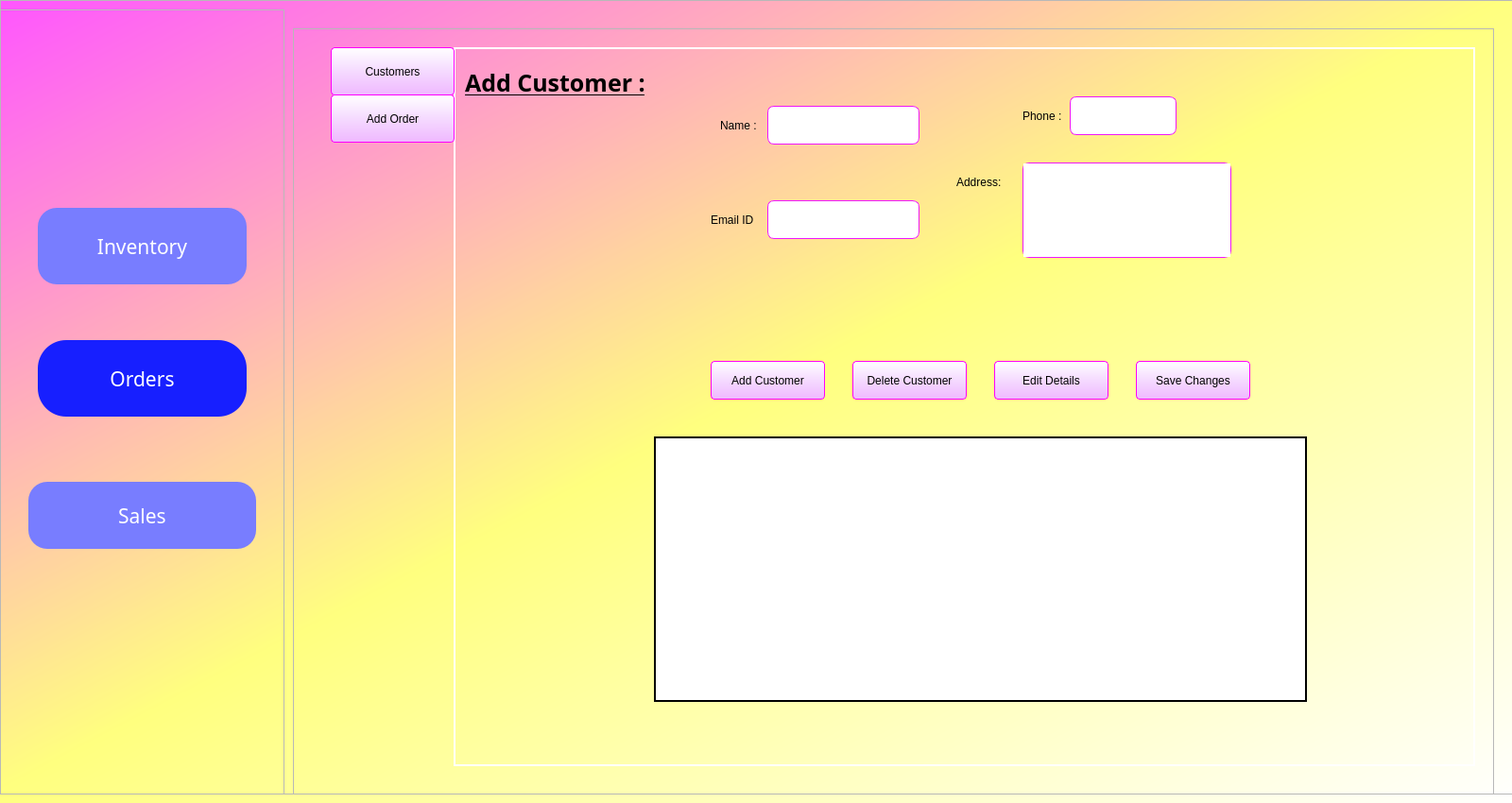
<?xml version="1.0" encoding="UTF-8"?>
<ui version="4.0">
 <class>mainPage2</class>
 <widget class="QDialog" name="mainPage2">
  <property name="geometry">
   <rect>
    <x>0</x>
    <y>0</y>
    <width>1600</width>
    <height>850</height>
   </rect>
  </property>
  <property name="minimumSize">
   <size>
    <width>1350</width>
    <height>700</height>
   </size>
  </property>
  <property name="windowTitle">
   <string>Dialog</string>
  </property>
  <property name="styleSheet">
   <string notr="true">QDialog#mainPage2{
background-color:qlineargradient(spread:pad, x1:0, y1:0, x2:1, y2:1, stop:0 rgba(255, 85, 255, 255), stop:0.492537 rgba(255, 255, 127, 255), stop:1 rgba(255, 255, 255, 255));}</string>
  </property>
  <widget class="QFrame" name="frame">
   <property name="geometry">
    <rect>
     <x>0</x>
     <y>0</y>
     <width>1601</width>
     <height>841</height>
    </rect>
   </property>
   <property name="frameShape">
    <enum>QFrame::StyledPanel</enum>
   </property>
   <property name="frameShadow">
    <enum>QFrame::Raised</enum>
   </property>
   <widget class="QFrame" name="frame_2">
    <property name="enabled">
     <bool>true</bool>
    </property>
    <property name="geometry">
     <rect>
      <x>0</x>
      <y>10</y>
      <width>301</width>
      <height>841</height>
     </rect>
    </property>
    <property name="styleSheet">
     <string notr="true"/>
    </property>
    <property name="frameShape">
     <enum>QFrame::StyledPanel</enum>
    </property>
    <property name="frameShadow">
     <enum>QFrame::Raised</enum>
    </property>
    <widget class="QPushButton" name="invBtn">
     <property name="enabled">
      <bool>true</bool>
     </property>
     <property name="geometry">
      <rect>
       <x>40</x>
       <y>210</y>
       <width>221</width>
       <height>81</height>
      </rect>
     </property>
     <property name="font">
      <font>
       <family>Bauhaus 93</family>
       <pointsize>16</pointsize>
      </font>
     </property>
     <property name="styleSheet">
      <string notr="true">QPushButton{
color:#ffffff;
background-color:#787dff;
border-radius:20px;}

QPushButton::hover{
border:3px solid black;
}
</string>
     </property>
     <property name="text">
      <string>Inventory</string>
     </property>
    </widget>
    <widget class="QPushButton" name="orderBtn">
     <property name="enabled">
      <bool>true</bool>
     </property>
     <property name="geometry">
      <rect>
       <x>40</x>
       <y>350</y>
       <width>221</width>
       <height>81</height>
      </rect>
     </property>
     <property name="font">
      <font>
       <family>Bauhaus 93</family>
       <pointsize>16</pointsize>
      </font>
     </property>
     <property name="styleSheet">
      <string notr="true">QPushButton{
color:#ffffff;
background-color:#787dff;
border-radius:20px;}

QPushButton::hover{
border:3px solid black;
}
QPushButton::enabled{
background-color:#171fff;
border-radius:30px;
}</string>
     </property>
     <property name="text">
      <string>Orders</string>
     </property>
    </widget>
    <widget class="QPushButton" name="salesBtn">
     <property name="enabled">
      <bool>true</bool>
     </property>
     <property name="geometry">
      <rect>
       <x>30</x>
       <y>500</y>
       <width>241</width>
       <height>71</height>
      </rect>
     </property>
     <property name="font">
      <font>
       <family>Bauhaus 93</family>
       <pointsize>16</pointsize>
      </font>
     </property>
     <property name="styleSheet">
      <string notr="true">QPushButton{
color:#ffffff;
background-color:#787dff;
border-radius:20px;}

QPushButton::hover{
border:3px solid black;
}
</string>
     </property>
     <property name="text">
      <string>Sales</string>
     </property>
    </widget>
   </widget>
   <widget class="QWidget" name="invFrm" native="true">
    <property name="enabled">
     <bool>true</bool>
    </property>
    <property name="geometry">
     <rect>
      <x>290</x>
      <y>0</y>
      <width>1291</width>
      <height>851</height>
     </rect>
    </property>
    <property name="styleSheet">
     <string notr="true"/>
    </property>
    <widget class="QFrame" name="frame_3">
     <property name="geometry">
      <rect>
       <x>20</x>
       <y>30</y>
       <width>1271</width>
       <height>811</height>
      </rect>
     </property>
     <property name="frameShape">
      <enum>QFrame::StyledPanel</enum>
     </property>
     <property name="frameShadow">
      <enum>QFrame::Raised</enum>
     </property>
     <widget class="QPushButton" name="pushButton">
      <property name="enabled">
       <bool>true</bool>
      </property>
      <property name="geometry">
       <rect>
        <x>40</x>
        <y>70</y>
        <width>131</width>
        <height>51</height>
       </rect>
      </property>
      <property name="styleSheet">
       <string notr="true">QPushButton{background-color:qlineargradient(spread:pad, x1:0.527, y1:1, x2:0.522388, y2:0, stop:0 rgba(239, 184, 255, 255), stop:0.512438 rgba(245, 219, 255, 255), stop:1 rgba(255, 255, 255, 255));
border-style:solid;
border-color:rgb(255, 0, 255);
padding:5px;
border-width:1px;
border-radius:4px;
}
QPushButton::pressed{
background-color:rgb(206, 206, 206);
}</string>
      </property>
      <property name="text">
       <string>Add Order</string>
      </property>
     </widget>
     <widget class="QStackedWidget" name="stackedWidget">
      <property name="enabled">
       <bool>true</bool>
      </property>
      <property name="geometry">
       <rect>
        <x>170</x>
        <y>20</y>
        <width>1081</width>
        <height>761</height>
       </rect>
      </property>
      <property name="styleSheet">
       <string notr="true">QStackedWidget#stackedWidget{
border-style:solid;
border-color:white;
border-width:2px;
background-color:none;
}</string>
      </property>
      <property name="currentIndex">
       <number>1</number>
      </property>
      <widget class="QWidget" name="page">
       <widget class="QFrame" name="frame_4">
        <property name="geometry">
         <rect>
          <x>560</x>
          <y>60</y>
          <width>251</width>
          <height>71</height>
         </rect>
        </property>
        <property name="styleSheet">
         <string notr="true">border-style:none;</string>
        </property>
        <property name="frameShape">
         <enum>QFrame::StyledPanel</enum>
        </property>
        <property name="frameShadow">
         <enum>QFrame::Raised</enum>
        </property>
        <widget class="QLabel" name="label_4">
         <property name="geometry">
          <rect>
           <x>10</x>
           <y>20</y>
           <width>71</width>
           <height>16</height>
          </rect>
         </property>
         <property name="text">
          <string>Customer :</string>
         </property>
        </widget>
        <widget class="QComboBox" name="custbox">
         <property name="geometry">
          <rect>
           <x>80</x>
           <y>11</y>
           <width>151</width>
           <height>41</height>
          </rect>
         </property>
         <property name="styleSheet">
          <string notr="true">border-style:solid;
border-width:1px;
border-color:#ef17ff;
border-radius:7px;</string>
         </property>
        </widget>
       </widget>
       <widget class="QFrame" name="frame_5">
        <property name="geometry">
         <rect>
          <x>280</x>
          <y>50</y>
          <width>241</width>
          <height>61</height>
         </rect>
        </property>
        <property name="styleSheet">
         <string notr="true">border-style:none;</string>
        </property>
        <property name="frameShape">
         <enum>QFrame::StyledPanel</enum>
        </property>
        <property name="frameShadow">
         <enum>QFrame::Raised</enum>
        </property>
        <widget class="QLineEdit" name="edt1">
         <property name="geometry">
          <rect>
           <x>110</x>
           <y>10</y>
           <width>113</width>
           <height>41</height>
          </rect>
         </property>
         <property name="styleSheet">
          <string notr="true">QLineEdit{border-style:solid;
border-width:1px;
border-color:#ef17ff;
border-radius:7px;}</string>
         </property>
         <property name="placeholderText">
          <string>yyyy-mm-dd</string>
         </property>
        </widget>
        <widget class="QLabel" name="label_5">
         <property name="geometry">
          <rect>
           <x>50</x>
           <y>20</y>
           <width>55</width>
           <height>16</height>
          </rect>
         </property>
         <property name="text">
          <string> Date :</string>
         </property>
        </widget>
       </widget>
       <widget class="QFrame" name="frame_6">
        <property name="geometry">
         <rect>
          <x>200</x>
          <y>120</y>
          <width>321</width>
          <height>61</height>
         </rect>
        </property>
        <property name="styleSheet">
         <string notr="true">border-style:none;</string>
        </property>
        <property name="frameShape">
         <enum>QFrame::StyledPanel</enum>
        </property>
        <property name="frameShadow">
         <enum>QFrame::Raised</enum>
        </property>
        <widget class="QLineEdit" name="edt2">
         <property name="geometry">
          <rect>
           <x>190</x>
           <y>10</y>
           <width>113</width>
           <height>41</height>
          </rect>
         </property>
         <property name="styleSheet">
          <string notr="true">QLineEdit{border-style:solid;
border-width:1px;
border-color:#ef17ff;
border-radius:7px;}</string>
         </property>
        </widget>
        <widget class="QLabel" name="label_6">
         <property name="geometry">
          <rect>
           <x>50</x>
           <y>20</y>
           <width>131</width>
           <height>16</height>
          </rect>
         </property>
         <property name="text">
          <string>Total Order Amount :</string>
         </property>
        </widget>
       </widget>
       <widget class="QTableWidget" name="ord_table">
        <property name="geometry">
         <rect>
          <x>200</x>
          <y>390</y>
          <width>731</width>
          <height>361</height>
         </rect>
        </property>
        <property name="styleSheet">
         <string notr="true">
border-style:solid;
border-width:2px;</string>
        </property>
        <property name="editTriggers">
         <set>QAbstractItemView::NoEditTriggers</set>
        </property>
        <property name="alternatingRowColors">
         <bool>true</bool>
        </property>
        <property name="selectionMode">
         <enum>QAbstractItemView::SingleSelection</enum>
        </property>
        <attribute name="horizontalHeaderVisible">
         <bool>false</bool>
        </attribute>
        <attribute name="horizontalHeaderHighlightSections">
         <bool>true</bool>
        </attribute>
        <attribute name="verticalHeaderVisible">
         <bool>false</bool>
        </attribute>
        <attribute name="verticalHeaderHighlightSections">
         <bool>true</bool>
        </attribute>
        <column>
         <property name="text">
          <string>order ID</string>
         </property>
        </column>
        <column>
         <property name="text">
          <string>Customer Name</string>
         </property>
        </column>
        <column>
         <property name="text">
          <string>Total Amount</string>
         </property>
        </column>
        <column>
         <property name="text">
          <string>Date</string>
         </property>
        </column>
        <column>
         <property name="text">
          <string>Status</string>
         </property>
        </column>
       </widget>
       <widget class="QPushButton" name="addord">
        <property name="geometry">
         <rect>
          <x>400</x>
          <y>210</y>
          <width>131</width>
          <height>51</height>
         </rect>
        </property>
        <property name="styleSheet">
         <string notr="true">QPushButton{background-color:qlineargradient(spread:pad, x1:0.527, y1:1, x2:0.522388, y2:0, stop:0 rgba(239, 184, 255, 255), stop:0.512438 rgba(245, 219, 255, 255), stop:1 rgba(255, 255, 255, 255));
border-style:solid;
border-color:rgb(255, 0, 255);
padding:5px;
border-width:1px;
border-radius:4px;
}
QPushButton::pressed{
background-color:rgb(206, 206, 206);
}</string>
        </property>
        <property name="text">
         <string>Add Order</string>
        </property>
       </widget>
       <widget class="QPushButton" name="refbtn">
        <property name="geometry">
         <rect>
          <x>900</x>
          <y>70</y>
          <width>51</width>
          <height>51</height>
         </rect>
        </property>
        <property name="styleSheet">
         <string notr="true">border-style:none;</string>
        </property>
        <property name="text">
         <string/>
        </property>
        <property name="icon">
         <iconset resource="../test.qrc">
          <normaloff>:/newPrefix/ref_icon.png</normaloff>:/newPrefix/ref_icon.png</iconset>
        </property>
        <property name="iconSize">
         <size>
          <width>50</width>
          <height>50</height>
         </size>
        </property>
       </widget>
       <widget class="QPushButton" name="orddet">
        <property name="geometry">
         <rect>
          <x>730</x>
          <y>210</y>
          <width>131</width>
          <height>51</height>
         </rect>
        </property>
        <property name="styleSheet">
         <string notr="true">QPushButton{background-color:qlineargradient(spread:pad, x1:0.527, y1:1, x2:0.522388, y2:0, stop:0 rgba(239, 184, 255, 255), stop:0.512438 rgba(245, 219, 255, 255), stop:1 rgba(255, 255, 255, 255));
border-style:solid;
border-color:rgb(255, 0, 255);
padding:5px;
border-width:1px;
border-radius:4px;
}
QPushButton::pressed{
background-color:rgb(206, 206, 206);
}</string>
        </property>
        <property name="text">
         <string>Show Order Items</string>
        </property>
       </widget>
       <widget class="QRadioButton" name="statrad">
        <property name="geometry">
         <rect>
          <x>610</x>
          <y>150</y>
          <width>141</width>
          <height>31</height>
         </rect>
        </property>
        <property name="text">
         <string>Delivered</string>
        </property>
       </widget>
       <widget class="QLabel" name="redLab">
        <property name="geometry">
         <rect>
          <x>360</x>
          <y>320</y>
          <width>281</width>
          <height>31</height>
         </rect>
        </property>
        <property name="font">
         <font>
          <family>Myanmar Text</family>
          <pointsize>10</pointsize>
          <weight>75</weight>
          <bold>true</bold>
         </font>
        </property>
        <property name="styleSheet">
         <string notr="true">color:red;</string>
        </property>
        <property name="text">
         <string/>
        </property>
       </widget>
       <widget class="QPushButton" name="edtordet">
        <property name="geometry">
         <rect>
          <x>240</x>
          <y>210</y>
          <width>131</width>
          <height>51</height>
         </rect>
        </property>
        <property name="styleSheet">
         <string notr="true">QPushButton{background-color:qlineargradient(spread:pad, x1:0.527, y1:1, x2:0.522388, y2:0, stop:0 rgba(239, 184, 255, 255), stop:0.512438 rgba(245, 219, 255, 255), stop:1 rgba(255, 255, 255, 255));
border-style:solid;
border-color:rgb(255, 0, 255);
padding:5px;
border-width:1px;
border-radius:4px;
}
QPushButton::pressed{
background-color:rgb(206, 206, 206);
}</string>
        </property>
        <property name="text">
         <string>Edit Order Details</string>
        </property>
       </widget>
       <widget class="QPushButton" name="delord">
        <property name="geometry">
         <rect>
          <x>560</x>
          <y>210</y>
          <width>131</width>
          <height>51</height>
         </rect>
        </property>
        <property name="styleSheet">
         <string notr="true">QPushButton{background-color:qlineargradient(spread:pad, x1:0.527, y1:1, x2:0.522388, y2:0, stop:0 rgba(239, 184, 255, 255), stop:0.512438 rgba(245, 219, 255, 255), stop:1 rgba(255, 255, 255, 255));
border-style:solid;
border-color:rgb(255, 0, 255);
padding:5px;
border-width:1px;
border-radius:4px;
}
QPushButton::pressed{
background-color:rgb(206, 206, 206);
}</string>
        </property>
        <property name="text">
         <string>Delete Order</string>
        </property>
       </widget>
       <widget class="QPushButton" name="svechng">
        <property name="geometry">
         <rect>
          <x>730</x>
          <y>310</y>
          <width>131</width>
          <height>51</height>
         </rect>
        </property>
        <property name="styleSheet">
         <string notr="true">QPushButton{background-color:qlineargradient(spread:pad, x1:0.527, y1:1, x2:0.522388, y2:0, stop:0 rgba(239, 184, 255, 255), stop:0.512438 rgba(245, 219, 255, 255), stop:1 rgba(255, 255, 255, 255));
border-style:solid;
border-color:rgb(255, 0, 255);
padding:5px;
border-width:1px;
border-radius:4px;
}
QPushButton::pressed{
background-color:rgb(206, 206, 206);
}</string>
        </property>
        <property name="text">
         <string>Save Changes</string>
        </property>
       </widget>
       <widget class="QLabel" name="label_9">
        <property name="geometry">
         <rect>
          <x>10</x>
          <y>10</y>
          <width>231</width>
          <height>51</height>
         </rect>
        </property>
        <property name="font">
         <font>
          <family>PMingLiU-ExtB</family>
          <pointsize>19</pointsize>
          <weight>75</weight>
          <bold>true</bold>
          <underline>true</underline>
         </font>
        </property>
        <property name="text">
         <string>Add Order :</string>
        </property>
       </widget>
      </widget>
      <widget class="QWidget" name="page_5">
       <widget class="QFrame" name="frame_14">
        <property name="geometry">
         <rect>
          <x>270</x>
          <y>50</y>
          <width>231</width>
          <height>61</height>
         </rect>
        </property>
        <property name="styleSheet">
         <string notr="true">border-style:none;</string>
        </property>
        <property name="frameShape">
         <enum>QFrame::StyledPanel</enum>
        </property>
        <property name="frameShadow">
         <enum>QFrame::Raised</enum>
        </property>
        <widget class="QLineEdit" name="lineEdit_1">
         <property name="geometry">
          <rect>
           <x>60</x>
           <y>10</y>
           <width>161</width>
           <height>41</height>
          </rect>
         </property>
         <property name="styleSheet">
          <string notr="true">QLineEdit{border-style:solid;
border-width:1px;
border-color:#ef17ff;
border-radius:7px;}</string>
         </property>
        </widget>
        <widget class="QLabel" name="label_22">
         <property name="geometry">
          <rect>
           <x>10</x>
           <y>20</y>
           <width>55</width>
           <height>21</height>
          </rect>
         </property>
         <property name="text">
          <string>Name :</string>
         </property>
        </widget>
       </widget>
       <widget class="QTableWidget" name="cust_table">
        <property name="geometry">
         <rect>
          <x>210</x>
          <y>410</y>
          <width>691</width>
          <height>281</height>
         </rect>
        </property>
        <property name="autoFillBackground">
         <bool>false</bool>
        </property>
        <property name="styleSheet">
         <string notr="true">border-style:solid;
border-width:2px;</string>
        </property>
        <property name="sizeAdjustPolicy">
         <enum>QAbstractScrollArea::AdjustToContents</enum>
        </property>
        <property name="editTriggers">
         <set>QAbstractItemView::NoEditTriggers</set>
        </property>
        <property name="alternatingRowColors">
         <bool>true</bool>
        </property>
        <property name="selectionMode">
         <enum>QAbstractItemView::SingleSelection</enum>
        </property>
        <property name="iconSize">
         <size>
          <width>0</width>
          <height>0</height>
         </size>
        </property>
        <property name="showGrid">
         <bool>true</bool>
        </property>
        <property name="gridStyle">
         <enum>Qt::SolidLine</enum>
        </property>
        <attribute name="horizontalHeaderVisible">
         <bool>false</bool>
        </attribute>
        <attribute name="verticalHeaderVisible">
         <bool>false</bool>
        </attribute>
        <attribute name="verticalHeaderHighlightSections">
         <bool>false</bool>
        </attribute>
        <column>
         <property name="text">
          <string>Customer ID</string>
         </property>
        </column>
        <column>
         <property name="text">
          <string>Name</string>
         </property>
        </column>
        <column>
         <property name="text">
          <string>Phone</string>
         </property>
        </column>
        <column>
         <property name="text">
          <string>Address</string>
         </property>
        </column>
        <column>
         <property name="text">
          <string>Email ID</string>
         </property>
        </column>
       </widget>
       <widget class="QFrame" name="frame_15">
        <property name="geometry">
         <rect>
          <x>590</x>
          <y>40</y>
          <width>191</width>
          <height>61</height>
         </rect>
        </property>
        <property name="styleSheet">
         <string notr="true">border-style:none;</string>
        </property>
        <property name="frameShape">
         <enum>QFrame::StyledPanel</enum>
        </property>
        <property name="frameShadow">
         <enum>QFrame::Raised</enum>
        </property>
        <widget class="QLineEdit" name="lineEdit_2">
         <property name="geometry">
          <rect>
           <x>60</x>
           <y>10</y>
           <width>113</width>
           <height>41</height>
          </rect>
         </property>
         <property name="styleSheet">
          <string notr="true">QLineEdit{border-style:solid;
border-width:1px;
border-color:#ef17ff;
border-radius:7px;}</string>
         </property>
        </widget>
        <widget class="QLabel" name="label_23">
         <property name="geometry">
          <rect>
           <x>10</x>
           <y>20</y>
           <width>55</width>
           <height>21</height>
          </rect>
         </property>
         <property name="text">
          <string>Phone :</string>
         </property>
        </widget>
       </widget>
       <widget class="QFrame" name="frame_16">
        <property name="geometry">
         <rect>
          <x>260</x>
          <y>150</y>
          <width>241</width>
          <height>61</height>
         </rect>
        </property>
        <property name="styleSheet">
         <string notr="true">border-style:none;</string>
        </property>
        <property name="frameShape">
         <enum>QFrame::StyledPanel</enum>
        </property>
        <property name="frameShadow">
         <enum>QFrame::Raised</enum>
        </property>
        <widget class="QLineEdit" name="lineEdit_3">
         <property name="geometry">
          <rect>
           <x>70</x>
           <y>10</y>
           <width>161</width>
           <height>41</height>
          </rect>
         </property>
         <property name="styleSheet">
          <string notr="true">QLineEdit{border-style:solid;
border-width:1px;
border-color:#ef17ff;
border-radius:7px;}</string>
         </property>
        </widget>
        <widget class="QLabel" name="label_24">
         <property name="geometry">
          <rect>
           <x>10</x>
           <y>20</y>
           <width>55</width>
           <height>21</height>
          </rect>
         </property>
         <property name="text">
          <string>Email ID</string>
         </property>
        </widget>
       </widget>
       <widget class="QFrame" name="frame_17">
        <property name="geometry">
         <rect>
          <x>520</x>
          <y>110</y>
          <width>321</width>
          <height>121</height>
         </rect>
        </property>
        <property name="styleSheet">
         <string notr="true">border-style:none;</string>
        </property>
        <property name="frameShape">
         <enum>QFrame::StyledPanel</enum>
        </property>
        <property name="frameShadow">
         <enum>QFrame::Raised</enum>
        </property>
        <widget class="QLabel" name="label_25">
         <property name="geometry">
          <rect>
           <x>10</x>
           <y>20</y>
           <width>55</width>
           <height>21</height>
          </rect>
         </property>
         <property name="text">
          <string>Address:</string>
         </property>
        </widget>
        <widget class="QTextEdit" name="lineEdit_4">
         <property name="geometry">
          <rect>
           <x>80</x>
           <y>10</y>
           <width>221</width>
           <height>101</height>
          </rect>
         </property>
         <property name="styleSheet">
          <string notr="true">QTextEdit{border-style:solid;
border-width:1px;
border-color:#ef17ff;
border-radius:7px;}</string>
         </property>
        </widget>
       </widget>
       <widget class="QLabel" name="label">
        <property name="geometry">
         <rect>
          <x>430</x>
          <y>260</y>
          <width>301</width>
          <height>31</height>
         </rect>
        </property>
        <property name="font">
         <font>
          <family>Myanmar Text</family>
          <pointsize>10</pointsize>
          <weight>75</weight>
          <bold>true</bold>
         </font>
        </property>
        <property name="styleSheet">
         <string notr="true">color:red;</string>
        </property>
        <property name="text">
         <string/>
        </property>
       </widget>
       <widget class="QPushButton" name="addcust">
        <property name="geometry">
         <rect>
          <x>270</x>
          <y>330</y>
          <width>121</width>
          <height>41</height>
         </rect>
        </property>
        <property name="styleSheet">
         <string notr="true">QPushButton{background-color:qlineargradient(spread:pad, x1:0.527, y1:1, x2:0.522388, y2:0, stop:0 rgba(239, 184, 255, 255), stop:0.512438 rgba(245, 219, 255, 255), stop:1 rgba(255, 255, 255, 255));
border-style:solid;
border-color:rgb(255, 0, 255);
padding:5px;
border-width:1px;
border-radius:4px;
}
QPushButton::pressed{
background-color:rgb(206, 206, 206);
}</string>
        </property>
        <property name="text">
         <string>Add Customer</string>
        </property>
       </widget>
       <widget class="QPushButton" name="pushButton_2">
        <property name="geometry">
         <rect>
          <x>570</x>
          <y>330</y>
          <width>121</width>
          <height>41</height>
         </rect>
        </property>
        <property name="styleSheet">
         <string notr="true">QPushButton{background-color:qlineargradient(spread:pad, x1:0.527, y1:1, x2:0.522388, y2:0, stop:0 rgba(239, 184, 255, 255), stop:0.512438 rgba(245, 219, 255, 255), stop:1 rgba(255, 255, 255, 255));
border-style:solid;
border-color:rgb(255, 0, 255);
padding:5px;
border-width:1px;
border-radius:4px;
}
QPushButton::pressed{
background-color:rgb(206, 206, 206);
}</string>
        </property>
        <property name="text">
         <string>Edit Details</string>
        </property>
       </widget>
       <widget class="QPushButton" name="delcust">
        <property name="geometry">
         <rect>
          <x>420</x>
          <y>330</y>
          <width>121</width>
          <height>41</height>
         </rect>
        </property>
        <property name="styleSheet">
         <string notr="true">QPushButton{background-color:qlineargradient(spread:pad, x1:0.527, y1:1, x2:0.522388, y2:0, stop:0 rgba(239, 184, 255, 255), stop:0.512438 rgba(245, 219, 255, 255), stop:1 rgba(255, 255, 255, 255));
border-style:solid;
border-color:rgb(255, 0, 255);
padding:5px;
border-width:1px;
border-radius:4px;
}
QPushButton::pressed{
background-color:rgb(206, 206, 206);
}</string>
        </property>
        <property name="text">
         <string>Delete Customer</string>
        </property>
       </widget>
       <widget class="QPushButton" name="pushButton_3">
        <property name="geometry">
         <rect>
          <x>720</x>
          <y>330</y>
          <width>121</width>
          <height>41</height>
         </rect>
        </property>
        <property name="styleSheet">
         <string notr="true">QPushButton{background-color:qlineargradient(spread:pad, x1:0.527, y1:1, x2:0.522388, y2:0, stop:0 rgba(239, 184, 255, 255), stop:0.512438 rgba(245, 219, 255, 255), stop:1 rgba(255, 255, 255, 255));
border-style:solid;
border-color:rgb(255, 0, 255);
padding:5px;
border-width:1px;
border-radius:4px;
}
QPushButton::pressed{
background-color:rgb(206, 206, 206);
}</string>
        </property>
        <property name="text">
         <string>Save Changes</string>
        </property>
       </widget>
       <widget class="QLabel" name="label_10">
        <property name="geometry">
         <rect>
          <x>10</x>
          <y>10</y>
          <width>231</width>
          <height>51</height>
         </rect>
        </property>
        <property name="font">
         <font>
          <family>PMingLiU-ExtB</family>
          <pointsize>19</pointsize>
          <weight>75</weight>
          <bold>true</bold>
          <underline>true</underline>
         </font>
        </property>
        <property name="text">
         <string>Add Customer :</string>
        </property>
       </widget>
      </widget>
      <widget class="QWidget" name="page_2">
       <widget class="QTableWidget" name="itemdettbl">
        <property name="geometry">
         <rect>
          <x>260</x>
          <y>340</y>
          <width>561</width>
          <height>321</height>
         </rect>
        </property>
        <property name="styleSheet">
         <string notr="true">border-style:solid;
border-width:2px;</string>
        </property>
        <property name="alternatingRowColors">
         <bool>true</bool>
        </property>
        <property name="selectionMode">
         <enum>QAbstractItemView::SingleSelection</enum>
        </property>
        <attribute name="horizontalHeaderVisible">
         <bool>false</bool>
        </attribute>
        <attribute name="horizontalHeaderCascadingSectionResizes">
         <bool>false</bool>
        </attribute>
        <attribute name="verticalHeaderVisible">
         <bool>false</bool>
        </attribute>
        <column>
         <property name="text">
          <string>Item Name</string>
         </property>
        </column>
        <column>
         <property name="text">
          <string>Quantity</string>
         </property>
        </column>
        <column>
         <property name="text">
          <string>Amount</string>
         </property>
        </column>
       </widget>
       <widget class="QLabel" name="label_2">
        <property name="geometry">
         <rect>
          <x>330</x>
          <y>40</y>
          <width>101</width>
          <height>31</height>
         </rect>
        </property>
        <property name="text">
         <string>Order ID :</string>
        </property>
       </widget>
       <widget class="QPushButton" name="adttm">
        <property name="geometry">
         <rect>
          <x>280</x>
          <y>260</y>
          <width>121</width>
          <height>41</height>
         </rect>
        </property>
        <property name="styleSheet">
         <string notr="true">QPushButton{background-color:qlineargradient(spread:pad, x1:0.527, y1:1, x2:0.522388, y2:0, stop:0 rgba(239, 184, 255, 255), stop:0.512438 rgba(245, 219, 255, 255), stop:1 rgba(255, 255, 255, 255));
border-style:solid;
border-color:rgb(255, 0, 255);
padding:5px;
border-width:1px;
border-radius:4px;
}
QPushButton::pressed{
background-color:rgb(206, 206, 206);
}</string>
        </property>
        <property name="text">
         <string>Add Item</string>
        </property>
       </widget>
       <widget class="QComboBox" name="ibox">
        <property name="geometry">
         <rect>
          <x>570</x>
          <y>30</y>
          <width>211</width>
          <height>51</height>
         </rect>
        </property>
        <property name="styleSheet">
         <string notr="true">border-style:solid;
border-width:1px;
border-color:#ef17ff;
border-radius:7px;</string>
        </property>
       </widget>
       <widget class="QLabel" name="label_3">
        <property name="geometry">
         <rect>
          <x>470</x>
          <y>40</y>
          <width>81</width>
          <height>20</height>
         </rect>
        </property>
        <property name="text">
         <string>Item Name :</string>
        </property>
       </widget>
       <widget class="QFrame" name="frame_18">
        <property name="geometry">
         <rect>
          <x>220</x>
          <y>120</y>
          <width>221</width>
          <height>61</height>
         </rect>
        </property>
        <property name="styleSheet">
         <string notr="true">border-style:none;</string>
        </property>
        <property name="frameShape">
         <enum>QFrame::StyledPanel</enum>
        </property>
        <property name="frameShadow">
         <enum>QFrame::Raised</enum>
        </property>
        <widget class="QLineEdit" name="qtyedit">
         <property name="geometry">
          <rect>
           <x>90</x>
           <y>10</y>
           <width>113</width>
           <height>41</height>
          </rect>
         </property>
         <property name="styleSheet">
          <string notr="true">QLineEdit{border-style:solid;
border-width:1px;
border-color:#ef17ff;
border-radius:7px;}</string>
         </property>
        </widget>
        <widget class="QLabel" name="label_26">
         <property name="geometry">
          <rect>
           <x>10</x>
           <y>20</y>
           <width>71</width>
           <height>21</height>
          </rect>
         </property>
         <property name="text">
          <string>Quantity :</string>
         </property>
        </widget>
       </widget>
       <widget class="QPushButton" name="eidet">
        <property name="geometry">
         <rect>
          <x>600</x>
          <y>260</y>
          <width>121</width>
          <height>41</height>
         </rect>
        </property>
        <property name="styleSheet">
         <string notr="true">QPushButton{background-color:qlineargradient(spread:pad, x1:0.527, y1:1, x2:0.522388, y2:0, stop:0 rgba(239, 184, 255, 255), stop:0.512438 rgba(245, 219, 255, 255), stop:1 rgba(255, 255, 255, 255));
border-style:solid;
border-color:rgb(255, 0, 255);
padding:5px;
border-width:1px;
border-radius:4px;
}
QPushButton::pressed{
background-color:rgb(206, 206, 206);
}</string>
        </property>
        <property name="text">
         <string>Edit Item Details</string>
        </property>
       </widget>
       <widget class="QPushButton" name="addcust_3">
        <property name="geometry">
         <rect>
          <x>440</x>
          <y>260</y>
          <width>121</width>
          <height>41</height>
         </rect>
        </property>
        <property name="styleSheet">
         <string notr="true">QPushButton{background-color:qlineargradient(spread:pad, x1:0.527, y1:1, x2:0.522388, y2:0, stop:0 rgba(239, 184, 255, 255), stop:0.512438 rgba(245, 219, 255, 255), stop:1 rgba(255, 255, 255, 255));
border-style:solid;
border-color:rgb(255, 0, 255);
padding:5px;
border-width:1px;
border-radius:4px;
}
QPushButton::pressed{
background-color:rgb(206, 206, 206);
}</string>
        </property>
        <property name="text">
         <string>Delete Item</string>
        </property>
       </widget>
       <widget class="QPushButton" name="savedet">
        <property name="geometry">
         <rect>
          <x>750</x>
          <y>260</y>
          <width>121</width>
          <height>41</height>
         </rect>
        </property>
        <property name="styleSheet">
         <string notr="true">QPushButton{background-color:qlineargradient(spread:pad, x1:0.527, y1:1, x2:0.522388, y2:0, stop:0 rgba(239, 184, 255, 255), stop:0.512438 rgba(245, 219, 255, 255), stop:1 rgba(255, 255, 255, 255));
border-style:solid;
border-color:rgb(255, 0, 255);
padding:5px;
border-width:1px;
border-radius:4px;
}
QPushButton::pressed{
background-color:rgb(206, 206, 206);
}</string>
        </property>
        <property name="text">
         <string>Save Changes</string>
        </property>
       </widget>
       <widget class="QLabel" name="label_7">
        <property name="geometry">
         <rect>
          <x>400</x>
          <y>200</y>
          <width>241</width>
          <height>20</height>
         </rect>
        </property>
        <property name="font">
         <font>
          <family>Myanmar Text</family>
          <pointsize>10</pointsize>
          <weight>75</weight>
          <bold>true</bold>
         </font>
        </property>
        <property name="styleSheet">
         <string notr="true">color:red;</string>
        </property>
        <property name="text">
         <string/>
        </property>
       </widget>
       <widget class="QFrame" name="frame_19">
        <property name="geometry">
         <rect>
          <x>480</x>
          <y>120</y>
          <width>221</width>
          <height>61</height>
         </rect>
        </property>
        <property name="styleSheet">
         <string notr="true">border-style:none;</string>
        </property>
        <property name="frameShape">
         <enum>QFrame::StyledPanel</enum>
        </property>
        <property name="frameShadow">
         <enum>QFrame::Raised</enum>
        </property>
        <widget class="QLineEdit" name="amtedt">
         <property name="geometry">
          <rect>
           <x>90</x>
           <y>10</y>
           <width>113</width>
           <height>41</height>
          </rect>
         </property>
         <property name="styleSheet">
          <string notr="true">QLineEdit{border-style:solid;
border-width:1px;
border-color:#ef17ff;
border-radius:7px;}</string>
         </property>
        </widget>
        <widget class="QLabel" name="label_28">
         <property name="geometry">
          <rect>
           <x>20</x>
           <y>20</y>
           <width>71</width>
           <height>21</height>
          </rect>
         </property>
         <property name="text">
          <string>Amount :</string>
         </property>
        </widget>
       </widget>
       <widget class="QPushButton" name="backbtn">
        <property name="geometry">
         <rect>
          <x>30</x>
          <y>660</y>
          <width>111</width>
          <height>81</height>
         </rect>
        </property>
        <property name="styleSheet">
         <string notr="true">border-radius:100px;</string>
        </property>
        <property name="text">
         <string/>
        </property>
        <property name="icon">
         <iconset>
          <normaloff>../backbtn.png</normaloff>../backbtn.png</iconset>
        </property>
        <property name="iconSize">
         <size>
          <width>80</width>
          <height>70</height>
         </size>
        </property>
       </widget>
       <widget class="QLabel" name="label_11">
        <property name="geometry">
         <rect>
          <x>10</x>
          <y>10</y>
          <width>281</width>
          <height>51</height>
         </rect>
        </property>
        <property name="font">
         <font>
          <family>PMingLiU-ExtB</family>
          <pointsize>19</pointsize>
          <weight>75</weight>
          <bold>true</bold>
          <underline>true</underline>
         </font>
        </property>
        <property name="text">
         <string>Add Item To Order :</string>
        </property>
       </widget>
      </widget>
     </widget>
     <widget class="QPushButton" name="pushButton_8">
      <property name="geometry">
       <rect>
        <x>40</x>
        <y>20</y>
        <width>131</width>
        <height>51</height>
       </rect>
      </property>
      <property name="styleSheet">
       <string notr="true">QPushButton{background-color:qlineargradient(spread:pad, x1:0.527, y1:1, x2:0.522388, y2:0, stop:0 rgba(239, 184, 255, 255), stop:0.512438 rgba(245, 219, 255, 255), stop:1 rgba(255, 255, 255, 255));
border-style:solid;
border-color:rgb(255, 0, 255);
padding:5px;
border-width:1px;
border-radius:4px;
}
QPushButton::pressed{
background-color:rgb(206, 206, 206);
}</string>
      </property>
      <property name="text">
       <string>Customers</string>
      </property>
     </widget>
     <zorder>stackedWidget</zorder>
     <zorder>pushButton_8</zorder>
     <zorder>pushButton</zorder>
    </widget>
   </widget>
  </widget>
 </widget>
 <resources>
  <include location="../test.qrc"/>
 </resources>
 <connections/>
</ui>
